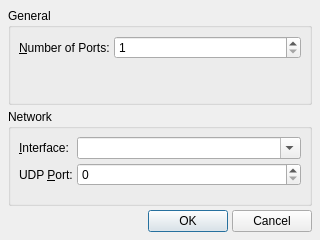
<?xml version="1.0" encoding="UTF-8"?>
<ui version="4.0">
 <author>rncbc aka Rui Nuno Capela</author>
 <comment>QmidiNet - A MIDI Network Gateway via UDP/IP Multicast

   Copyright (C) 2010, rncbc aka Rui Nuno Capela. All rights reserved.

   This program is free software; you can redistribute it and/or
   modify it under the terms of the GNU General Public License
   as published by the Free Software Foundation; either version 2
   of the License, or (at your option) any later version.

   This program is distributed in the hope that it will be useful,
   but WITHOUT ANY WARRANTY; without even the implied warranty of
   MERCHANTABILITY or FITNESS FOR A PARTICULAR PURPOSE.  See the
   GNU General Public License for more details.

   You should have received a copy of the GNU General Public License along
   with this program; if not, write to the Free Software Foundation, Inc.,
   51 Franklin Street, Fifth Floor, Boston, MA 02110-1301 USA.

 </comment>
 <class>qmidinetOptionsForm</class>
 <widget class="QDialog" name="qmidinetOptionsForm">
  <property name="geometry">
   <rect>
    <x>0</x>
    <y>0</y>
    <width>320</width>
    <height>240</height>
   </rect>
  </property>
  <property name="windowTitle">
   <string>QmidiNet - Options</string>
  </property>
  <property name="windowIcon">
   <iconset resource="qmidinet.qrc">
    <normaloff>:/images/qmidinet.png</normaloff>:/images/qmidinet.png</iconset>
  </property>
  <layout class="QVBoxLayout">
   <item>
    <widget class="QGroupBox" name="GeneralGroupBox">
     <property name="title">
      <string>General</string>
     </property>
     <property name="flat">
      <bool>true</bool>
     </property>
     <layout class="QFormLayout">
      <item row="0" column="0">
       <widget class="QLabel" name="NumPortsTextLabel">
        <property name="text">
         <string>&amp;Number of Ports:</string>
        </property>
        <property name="buddy">
         <cstring>NumPortsSpinBox</cstring>
        </property>
       </widget>
      </item>
      <item row="0" column="1">
       <widget class="QSpinBox" name="NumPortsSpinBox">
        <property name="accelerated">
         <bool>true</bool>
        </property>
        <property name="minimum">
         <number>1</number>
        </property>
        <property name="maximum">
         <number>32</number>
        </property>
        <property name="value">
         <number>1</number>
        </property>
       </widget>
      </item>
     </layout>
    </widget>
   </item>
   <item>
    <widget class="QGroupBox" name="NetworkGroupBox">
     <property name="title">
      <string>Network</string>
     </property>
     <property name="flat">
      <bool>true</bool>
     </property>
     <layout class="QFormLayout">
      <item row="0" column="0">
       <widget class="QLabel" name="InterfaceTextLabel">
        <property name="text">
         <string>&amp;Interface:</string>
        </property>
        <property name="buddy">
         <cstring>InterfaceComboBox</cstring>
        </property>
       </widget>
      </item>
      <item row="0" column="1">
       <widget class="QComboBox" name="InterfaceComboBox">
        <property name="editable">
         <bool>true</bool>
        </property>
       </widget>
      </item>
      <item row="1" column="0">
	   <widget class="QLabel" name="UdpPortTextLabel">
        <property name="text">
		 <string>UDP &amp;Port:</string>
        </property>
        <property name="buddy">
		 <cstring>UdpPortSpinBox</cstring>
        </property>
       </widget>
      </item>
      <item row="1" column="1">
	   <widget class="QSpinBox" name="UdpPortSpinBox">
        <property name="accelerated">
         <bool>true</bool>
        </property>
        <property name="maximum">
         <number>65535</number>
        </property>
       </widget>
      </item>
     </layout>
    </widget>
   </item>
   <item>
    <layout class="QHBoxLayout">
     <item>
      <spacer>
       <property name="orientation">
        <enum>Qt::Horizontal</enum>
       </property>
       <property name="sizeHint" stdset="0">
        <size>
         <width>160</width>
         <height>20</height>
        </size>
       </property>
      </spacer>
     </item>
     <item>
      <widget class="QPushButton" name="AcceptButton">
       <property name="text">
        <string>OK</string>
       </property>
       <property name="icon">
        <iconset>:/images/formAccept.png</iconset>
       </property>
      </widget>
     </item>
     <item>
      <widget class="QPushButton" name="RejectButton">
       <property name="text">
        <string>Cancel</string>
       </property>
       <property name="icon">
        <iconset>:/images/formReject.png</iconset>
       </property>
      </widget>
     </item>
    </layout>
   </item>
  </layout>
 </widget>
 <layoutdefault spacing="4" margin="8"/>
 <tabstops>
  <tabstop>NumPortsSpinBox</tabstop>
  <tabstop>InterfaceComboBox</tabstop>
  <tabstop>UdpPortSpinBox</tabstop>
  <tabstop>AcceptButton</tabstop>
  <tabstop>RejectButton</tabstop>
 </tabstops>
 <resources>
  <include location="qmidinet.qrc"/>
 </resources>
 <connections/>
</ui>
